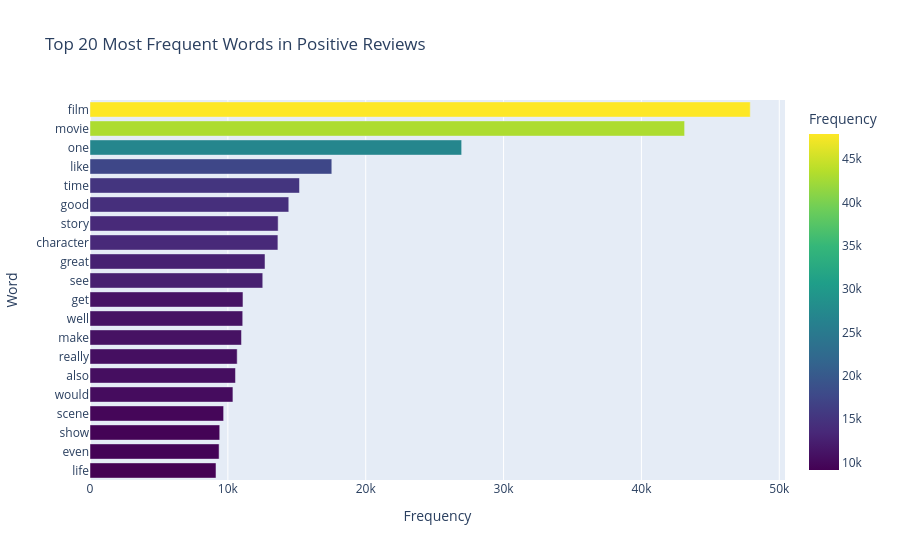

The notebook cell this image was saved under:
### Markdown cell above
## Visualization 5 — Top 20 Most Frequent Words

### Code cell
# Top 20 Positive Words

positive_tokens = []
for tokens in df[df["sentiment"]=="positive"]["tokens"]:
    positive_tokens.extend(tokens)

top_positive = pd.DataFrame(
    Counter(positive_tokens).most_common(20),
    columns=["Word","Frequency"]
).sort_values("Frequency")

fig = px.bar(
    top_positive,
    x="Frequency",
    y="Word",
    orientation="h",
    color="Frequency",
    color_continuous_scale="Viridis",
    title="Top 20 Most Frequent Words in Positive Reviews"
)

fig.show()

### Figure 1 — Plotly figure (JSON) as saved in the notebook; plotly's stock layout.template omitted (floating-point values rounded to 4 significant figures)
{"data": [{"alignmentgroup": "True", "hovertemplate": "Frequency=%{marker.color}<br>Word=%{y}<extra></extra>", "legendgroup": "", "marker": {"color": [9139, 9365, 9411, 9693, 10368, 10553, 10676, 10988, 11079, 11096, 12532, 12694, 13630, 13648, 14419, 15197, 17541, 26959, 43133, 47894], "coloraxis": "coloraxis", "pattern": {"shape": ""}}, "name": "", "offsetgroup": "", "orientation": "h", "showlegend": false, "textposition": "auto", "type": "bar", "x": [9139, 9365, 9411, 9693, 10368, 10553, 10676, 10988, 11079, 11096, 12532, 12694, 13630, 13648, 14419, 15197, 17541, 26959, 43133, 47894], "xaxis": "x", "y": ["life", "even", "show", "scene", "would", "also", "really", "make", "well", "get", "see", "great", "character", "story", "good", "time", "like", "one", "movie", "film"], "yaxis": "y"}], "layout": {"barmode": "relative", "coloraxis": {"colorbar": {"title": {"text": "Frequency"}}, "colorscale": [[0, "#440154"], [0.1111, "#482878"], [0.2222, "#3e4989"], [0.3333, "#31688e"], [0.4444, "#26828e"], [0.5556, "#1f9e89"], [0.6667, "#35b779"], [0.7778, "#6ece58"], [0.8889, "#b5de2b"], [1, "#fde725"]]}, "legend": {"tracegroupgap": 0}, "title": {"text": "Top 20 Most Frequent Words in Positive Reviews"}, "xaxis": {"anchor": "y", "domain": [0, 1], "title": {"text": "Frequency"}}, "yaxis": {"anchor": "x", "domain": [0, 1], "title": {"text": "Word"}}}}
